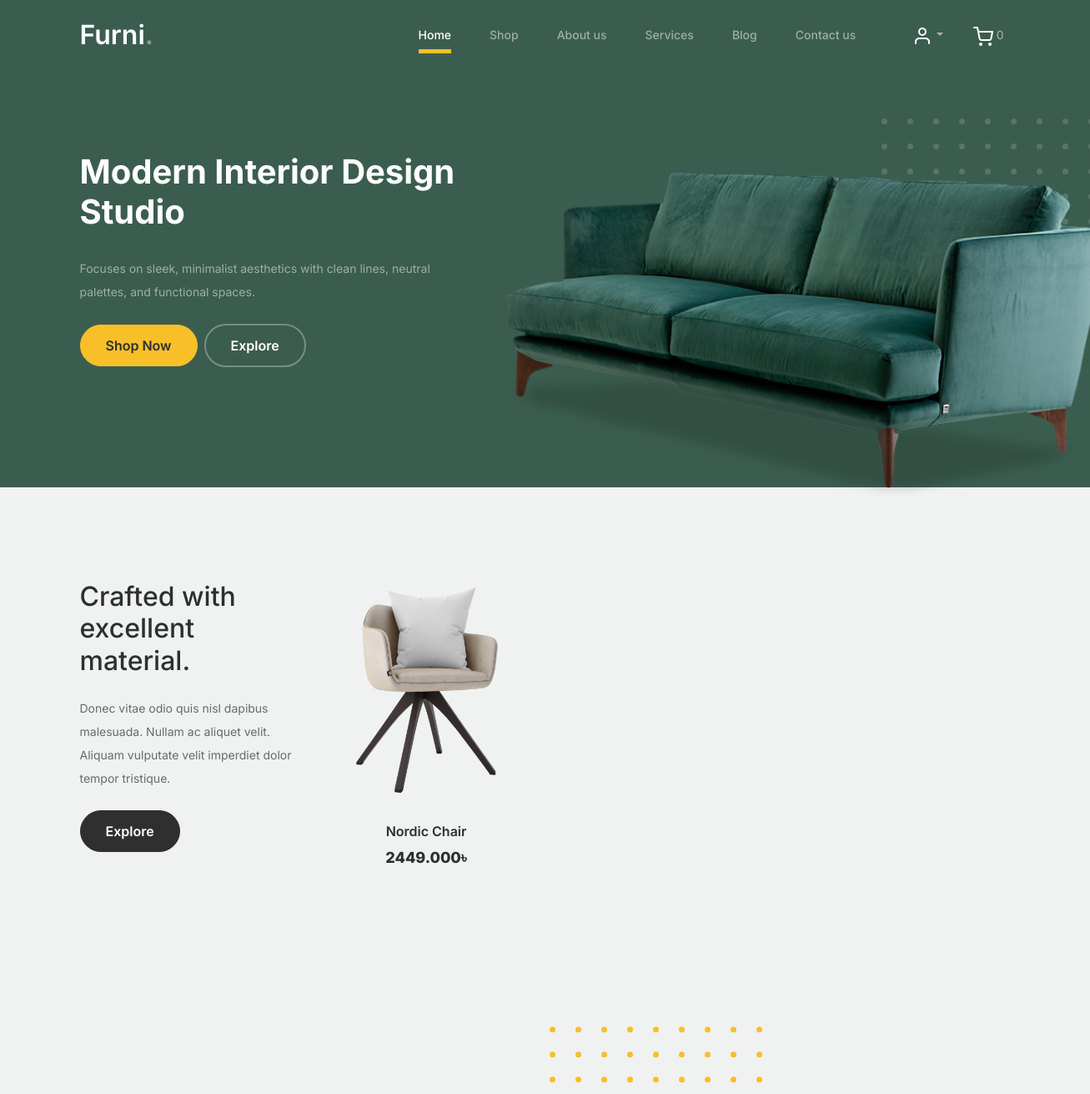
Before: / (upper part) with the older database file.
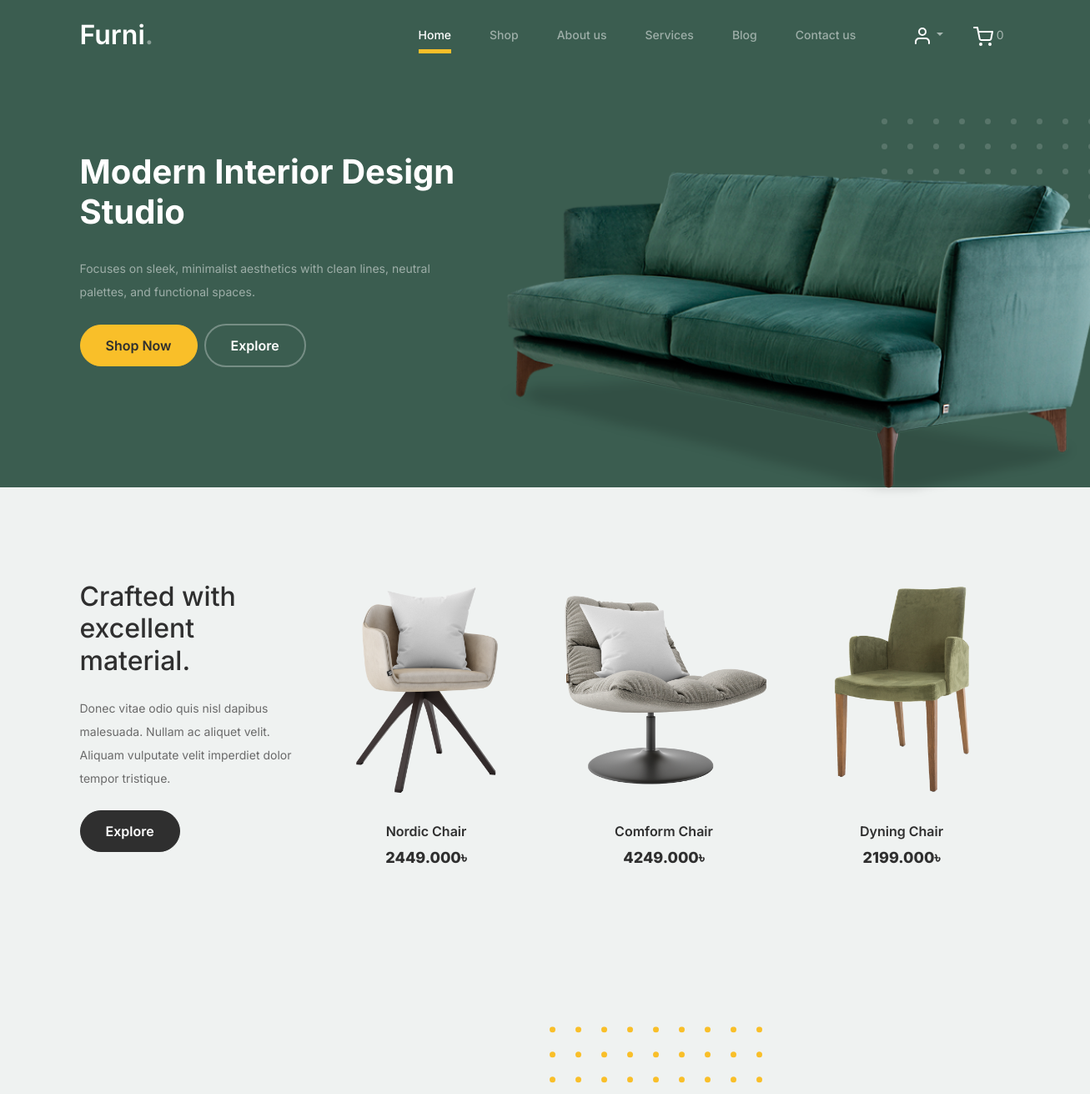
After: the same page with the newer database file.
### Shop/models.py (models this page shows, shortened)
class Product(models.Model):
    image = models.ImageField(upload_to='Shop/media/uploads')
    title = models.CharField(max_length=50)
    price = models.DecimalField(max_digits=10, decimal_places=3)

### furniture/views.py (the view)
# urls.py: 2. Add a URL to urlpatterns:  path('', views.home, name='home')
def home(request):
    data = Product.objects.all()
    return render(request, 'index.html', {'data': data})

### templates/index.html (shortened to what this page needs)
{% extends "base.html" %}
{% load static %}
{% block body %}
  <body>
    <div class="hero">
      <div class="container">
        <div class="row justify-content-between">
          <div class="col-lg-5">
            <div class="intro-excerpt">
              <h1>
                Modern Interior <span clsas="d-block">Design Studio</span>
              </h1>
              <p class="mb-4">
                Focuses on sleek, minimalist aesthetics with clean lines, neutral palettes, and functional spaces.
              </p>
              <p>
                <a href="{% url "shop" %}" class="btn btn-secondary me-2">Shop Now</a
                ><a href="#" class="btn btn-white-outline">Explore</a>
              </p>
            </div>
          </div>
          <div class="col-lg-7">
            <div class="hero-img-wrap">
              <img src="{% static 'images/couch.png' %}" class="img-fluid" />
            </div>
          </div>
        </div>
      </div>
    </div>
    <div class="product-section">
      <div class="container">
        <div class="row">
          <div class="col-md-12 col-lg-3 mb-5 mb-lg-0">
            <h2 class="mb-4 section-title">Crafted with excellent material.</h2>
            <p class="mb-4">
              Donec vitae odio quis nisl dapibus malesuada. Nullam ac aliquet
              velit. Aliquam vulputate velit imperdiet dolor tempor tristique.
            </p>
            <p><a href="{% url "shop" %}" class="btn">Explore</a></p>
          </div>
          {% for p in data|slice:":3" %}
          <div class="col-12 col-md-4 col-lg-3 mb-5 mb-md-0">
            <div class="product-item">
              <img
                src="{{p.image.url}}"
                class="img-fluid product-thumbnail"
              />
              <h3 class="product-title">{{p.title}}</h3>
              <strong class="product-price">{{p.price}}৳</strong>
            </div>
          </div>
          {% endfor %}
        </div>
      </div>
    </div>
    <div class="why-choose-section">
    </div>
  </body>
  {% endblock%}

Changed rows visible on the page:
added Product: image (picture), title "Comform Chair", price "4249.000"
added Product: image (picture), title "Dyning Chair", price "2199.000"
